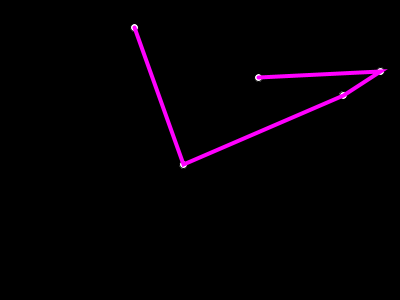
Frame 1 (no input)
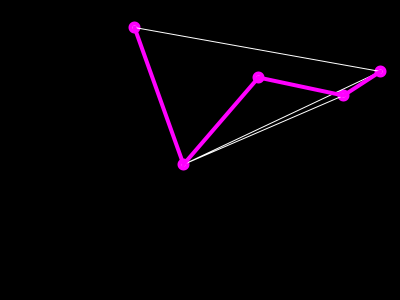
Frame 60 (the mouse pressed at the canvas centre just before this capture)
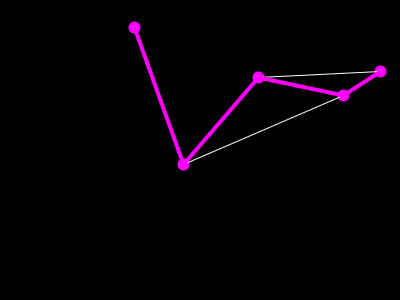
Frame 120 (the mouse held since frame 60 and released just before this capture)

The Processing sketch that drew these frames (run headless with seeded random() and noise(); from frame 60 on, the mouse is pressed at the canvas centre):

// Processing sketch: CC_35_1_TSP
// ── CC_35_1_TSP.pde
PVector[] cities;
int totalCities = 5;

float recordDistance;
PVector[] bestEver;

void setup() {
  size(400, 300);
  cities = new PVector[totalCities];
  bestEver = new PVector[totalCities];
  for (int i = 0; i < totalCities; i++) {
    PVector v = new PVector(random(width), random(height));
    cities[i] = v;
  }

  float d = calcDistance(cities);
  recordDistance = d;
  arrayCopy(cities, bestEver);

}

void draw() {
  background(0);
  fill(255);
  for (int i = 0; i < cities.length; i++) {
    ellipse(cities[i].x, cities[i].y, 8, 8);
  }

  stroke(255);
  strokeWeight(1);
  noFill();
  beginShape();
  for (int i = 0; i < cities.length; i++) {
    vertex(cities[i].x, cities[i].y);
  }
  endShape();

  stroke(255, 0, 255);
  strokeWeight(4);
  noFill();
  beginShape();
  for (int i = 0; i < cities.length; i++) {
    vertex(bestEver[i].x, bestEver[i].y);
  }
  endShape();



  int i = floor(random(cities.length));
  int j = floor(random(cities.length));
  swap(cities, i, j);

  float d = calcDistance(cities);
  if (d < recordDistance) {
    recordDistance = d;
    arrayCopy(cities, bestEver);
  }
}

void swap(PVector[] a, int i, int j) {
  PVector temp = a[i];
  a[i] = a[j];
  a[j] = temp;
}


float calcDistance(PVector[] points) {
  float sum = 0;
  for (int i = 0; i < points.length - 1; i++) {
    float d = dist(points[i].x, points[i].y, points[i + 1].x, points[i + 1].y);
    sum += d;
  }
  return sum;
}
